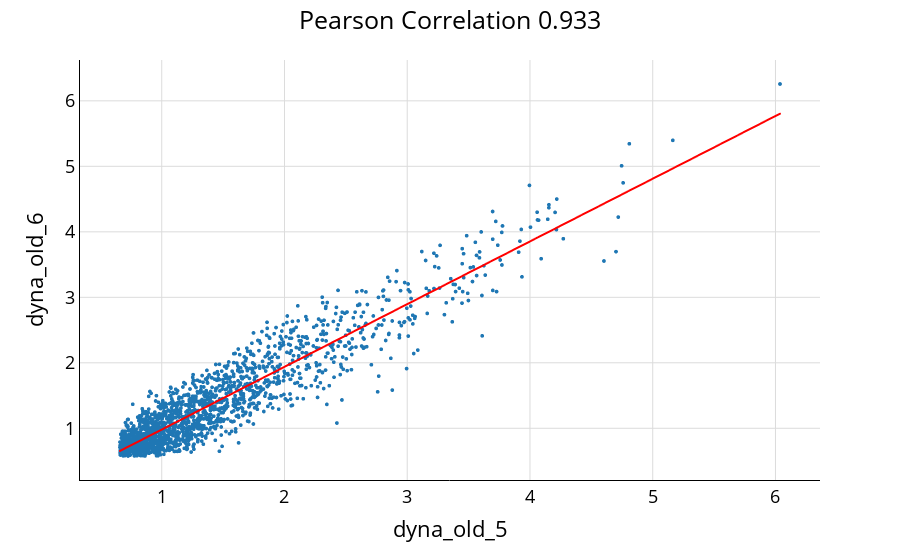

The code cell stored with this chart in its notebook:
### Code cell
fig = px.scatter(# scatter绘制散点图
    df,
    x="pct_1",    # x轴
    y="pct_2",  # y轴
    labels = calc_corr(df["pct_1"], df["pct_2"]),  color_discrete_sequence=['#1F77B4'],
    trendline_color_override="red", trendline="ols",
    #width=1680, height=1024
)
fig.update_traces(marker_size=4)
fig.update_layout(title={"text":f'Pearson Correlation {calc_corr(df["pct_1"], df["pct_2"])}',
                         'y':0.98, 'x':0.5, 'xanchor': 'center', 'yanchor': 'top'},
                  xaxis_title = "dyna_old_5", yaxis_title = "dyna_old_6", font=dict(size=18,color="Black"),
                  xaxis={"color": "black", "gridcolor": "gainsboro", "linecolor": "black"},
                  yaxis={"color": "black", "gridcolor": "gainsboro", "linecolor": "black"},
                  plot_bgcolor="#FFFFFF")
 
fig.write_image(f"/SGRNJ06/randd/USER/cjj/celedev/rna/20230920gene_exp/dyna_old_56.pdf", scale=4)
fig.show()

### Figure 1 — Plotly figure (JSON) as saved in the notebook; plotly's stock layout.template omitted (floating-point values rounded to 4 significant figures; data arrays with more than 128 entries replaced by an {"elided": "..."} marker saying what was removed)
{"data": [{"hovertemplate": "pct_1=%{x}<br>pct_2=%{y}<extra></extra>", "legendgroup": "", "marker": {"color": "#1F77B4", "size": 4, "symbol": "circle"}, "mode": "markers", "name": "", "showlegend": false, "type": "scattergl", "x": {"elided": "1755 float values"}, "xaxis": "x", "y": {"elided": "1755 float values"}, "yaxis": "y"}, {"hovertemplate": "<b>OLS trendline</b><br>pct_2 = 0.957606 * pct_1 + 0.0229843<br>R<sup>2</sup>=0.870167<br><br>pct_1=%{x}<br>pct_2=%{y} <b>(trend)</b><extra></extra>", "legendgroup": "", "line": {"color": "red"}, "marker": {"color": "#1F77B4", "size": 4, "symbol": "circle"}, "mode": "lines", "name": "", "showlegend": false, "type": "scattergl", "x": {"elided": "1755 float values"}, "xaxis": "x", "y": {"elided": "1755 float values"}, "yaxis": "y"}], "layout": {"autosize": true, "font": {"color": "Black", "size": 18}, "legend": {"tracegroupgap": 0}, "margin": {"t": 60}, "plot_bgcolor": "#FFFFFF", "title": {"text": "Pearson Correlation 0.933", "x": 0.5, "xanchor": "center", "y": 0.98, "yanchor": "top"}, "xaxis": {"anchor": "y", "autorange": true, "color": "black", "domain": [0, 1], "gridcolor": "gainsboro", "linecolor": "black", "range": [0.3423, 6.355], "title": {"text": "dyna_old_5"}, "type": "linear"}, "yaxis": {"anchor": "x", "autorange": true, "color": "black", "domain": [0, 1], "gridcolor": "gainsboro", "linecolor": "black", "range": [0.163, 6.671], "title": {"text": "dyna_old_6"}, "type": "linear"}}}
